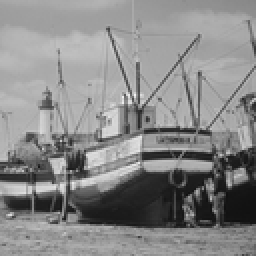
%> input picture Boat.bmp, 128 x 128 px, shrunk from 512 x 512 before the run (shown 2 times larger)
$ octave compare4.m   (GNU Octave 9; MATLAB toolbox functions it lacks are replaced by stand-ins)
%> lines starting %> are read from the running program, lines starting %| are printed output that depends on the picture; in (x1, y1, x2, y2) boxes, pixels count from 0 and x2, y2 are one past the last pixel; in counts of white or black regions, pixels touching at a corner belong together; the program's own positions count from 1
### catface1.m
function wmn=catface1(wm,a,b,r,c,n)
wmn=zeros(r,c);
for i=1:n
    for y=1:r
        for x=1:c
            xx=mod((x-1)+b*(y-1),r)+1;
            yy=mod(a*(x-1)+(a*b+1)*(y-1),r)+1;
            wmn(yy,xx)=wm(y,x);
        end
    end
    wm=wmn;
end
% figure;
% imshow(wmn,[])

### RIDWT.m
function [ C,Sg,flag] = RIDWT(image1)
%图像的重新分布不变小波正变换(Redistribute invariant wavelet transform)
%不变小波域，对于90度的倍数的旋转和行列翻转不变
% image1=rgb2gray(image);%将彩色图像转化为灰度图像
[m,n]=size(image1);
%%%%将图像划分成四等份，并计算每部分的平均值存入一个2*2的矩阵中
A11=zeros(m/2,n/2);
A12=zeros(m/2,n/2);
A21=zeros(m/2,n/2);
A22=zeros(m/2,n/2);
A11=image1(1:m/2,1:n/2);
A12=image1(1:m/2,n/2+1:n);
A21=image1(m/2+1:m,1:n/2);
A22=image1(m/2+1:m,n/2+1:n);
% [4 lines of commented-out code are left out]
mean=zeros(2,2);
mean(1,1)=mean2(A11);
mean(1,2)=mean2(A12);
mean(2,1)=mean2(A21);
mean(2,2)=mean2(A22);
%%%%在均值阵的基础上生成归一化阵NM，并得到对应的符号阵Sg
NM=zeros(2,2);
NM(1,1)=mean(1,1)+mean(1,2)+mean(2,1)+mean(2,2);
NM(1,2)=mean(1,1)-mean(1,2)+mean(2,1)-mean(2,2);
NM(2,1)=mean(1,1)-mean(2,1)+mean(1,2)-mean(2,2);
NM(2,2)=mean(1,1)-mean(1,2)+mean(2,2)-mean(2,1);
Sg=zeros(2,2);
for i=1:2
    for j=1:2
        if NM(i,j)>0
            Sg(i,j)=1;
        elseif NM(i,j)<0
            Sg(i,j)=-1;
        end
    end
end
%%%%将原图像的像素位置进行重新分配得到矩阵RI
RI=zeros(m,n);
for i=1:m
    for j=1:n
        if (i<=m/2)&&(j<=n/2)
                RI(2*i-1,2*j-1)=image1(i,j);
        elseif (i<=m/2)&&(j>n/2)
                RI(2*i-1,2*j-n)=image1(i,3*n/2-j+1);
        elseif (i>m/2)&&(j<=n/2)
            RI(2*i-m,2*j-1)=image1(3*m/2-i+1,j);
        else
            RI(2*i-m,2*j-n)=image1(3*m/2-i+1,3*n/2-j+1);
        end
    end
end
%%%%对RI做一级haar小波分解，并将得到的结果与符号阵相乘得到B，按照一定的规则对B进行操作，得到不变小波域C
[cA1,cH1,cV1,cD1]=dwt2(RI,'haar');
B=zeros(m,n);
B(1:m/2,1:n/2)=Sg(1,1)*cA1;
B(1:m/2,n/2+1:n)=Sg(1,2)*cH1;
B(m/2+1:m,1:n/2)=Sg(2,1)*cV1;
B(m/2+1:m,n/2+1:n)=Sg(2,2)*cD1;
% figure,imshow(uint8(B))
C=zeros(m,n);
flag=0;
if abs(NM(2,1))<abs(NM(1,2))
    C=B;
else
    C11=B(1:m/2,1:n/2)';
    C12=B(m/2+1:m,1:n/2)';
    C21=B(1:m/2,n/2+1:n)';
    C22=B(m/2+1:m,n/2+1:n)';
    C=[C11,C12;C21,C22];
    flag=1;
end
% imshow(uint8(C))

end

### frft2.m
function f2 = frft2(image,a1,a2)
%二维离散分数傅里叶变换的离散算法
[N,N]=size(image);
% image=double(image);
%%%%%%%%%%%%%%%%%%%%FRFT核矩阵的生成%%%%%%%%%%%%%%%%%%%%%%%%%

%%%%%%%%%%%%%%%%%%%%生成分数傅里叶变换的特征值构成的对角阵%%%%%%%%%%%%%%%%%%
b1=a1*pi/2;
b2=a2*pi/2;
da1=zeros(1,N);
da2=zeros(1,N);

if (mod(N,2)~=0)
    for i=1:N
        da1(i)=exp(-j*b1*(i-1));
        da2(i)=exp(-j*b2*(i-1));
    end
else
    for i=1:N-1
        da1(i)=exp(-j*b1*(i-1));
        da2(i)=exp(-j*b2*(i-1));
    end
    da1(N)=exp(-j*b1*N);
    da2(N)=exp(-j*b2*N);
end
Da1=diag(da1);
Da2=diag(da2);

%%%%%%%%%%%%%%生成特征向量阵，进而得到DFRFT的核矩阵%%%%%%%%%%%%%%%%%%%%%%%%%%%%%
w=2*pi/N;
v1=zeros(1,N);
for i=1:N
    v1(i)=2*cos((i-1)*w);
end
v2=ones(N-1,1);
v3=ones(N-1,1);
S=diag(v1)+diag(v2,-1)+diag(v3,1);%生成三对角阵
S(1,N)=1;
S(N,1)=1;
[V,~]=eig(S);
F1=V*Da1*V';
F2=V*Da2*V';
f2=F1*image*F2;
% f2=real(f2);
end

### compare4.m
clc;
%%复现
%%Double-encrypted watermarking algorithm based on cosine transform and fractional Fourier
%%transform in invariant wavelet domain

%%%%%%%%%%%%%%%%%%%%%%%%%%%%读入载体图像和水印图像%%%%%%%%%%%%%%%%%%%%%%%%%
% I=imread('C:\Users\Administrator\desktop\Man.jpg'); %读取载体图像
I=imread('Boat.bmp'); %读取载体图像（已选）
%> I is the input picture: size 128x128 uint8; min 15, max 243, mean 136.1
wm=imread('clock.jpg'); %读取水印图像
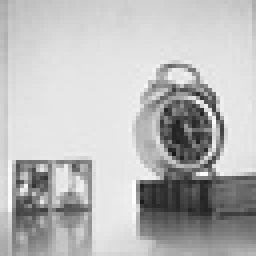
%> input picture clock.jpg, 64 x 64 px, shrunk from 256 x 256 before the run (shown 4 times larger)
%> wm is the input picture: size 64x64 uint8; min 24, max 255, mean 186


%%%%%%%%%%%%%%%%%%%%%%%%%%%%%水印图像预处理%%%%%%%%%%%%%%%%%%%%%%%%%%%%%%%%
%图像位置置乱：猫脸变换（Arnold变换）
%猫脸变换只能用于N*N的图像
[r,c]=size(wm);%获取水印图像的尺寸
%> r = 64; c = 64
wme=zeros(2*r,2*c);
for i=1:r
    for j=1:c
        wme(2*i-1,2*j-1)=wm(i,j);
        wme(2*i-1,2*j)=wm(i,j);
        wme(2*i,2*j-1)=wm(i,j);
        wme(2*i,2*j)=wm(i,j);
    end
end
wmn=catface1(wme,3,5,2*r,2*c,21);
%> after the loop in catface1, `for i=1:n`:
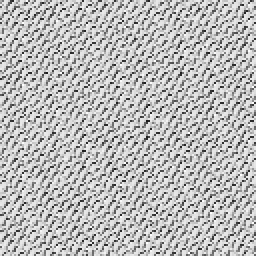
%> wmn: size 128x128 double (shown 2 times larger); min 24, max 255, mean 186; mean of the top-left, top-right, bottom-left and bottom-right quarters 186.1, 185.9, 185.9, 185.9
% wmn=catface1(wm,3,5,r,c,21);


%%%%%%%%%%%%%%%%%%%%%%%%%%水印嵌入%%%%%%%%%%%%%%%%%%%%%%%%%%%%%%%%%%%%%%%%
[p,q]=size(I);%获取载体图像的尺寸
%> p = 128; q = 128
k1= 0.15                                                                                                                                                                                                                                                                                                          ;
k2= 0.03;
%对载体图像做DCT变换，然后RIDWT
Ie=zeros(2*p,2*q);
for i=1:p
    for j=1:q
        Ie(2*i-1,2*j-1)=I(i,j);
        Ie(2*i-1,2*j)=I(i,j);
        Ie(2*i,2*j-1)=I(i,j);
        Ie(2*i,2*j)=I(i,j);
    end
end
% [C,Sg,flag]=RIDWT(I);
[C,Sg,flag]=RIDWT(Ie);
%> in RIDWT, `A22=image1(m/2+1:m,n/2+1:n);`:
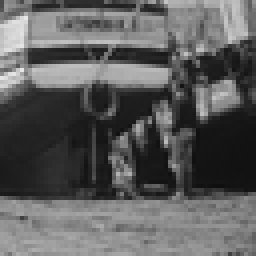
%> A22: size 128x128 double (shown 2 times larger); min 15, max 230, mean 92.5
%> after the loop in RIDWT, `for i=1:2`: Sg = [1 1; 1 -1]
%> after the loop in RIDWT, `for i=1:m`:
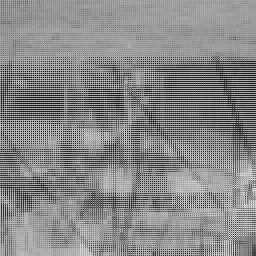
%> RI: size 256x256 double; min 15, max 243, mean 136.1; mean of the top-left, top-right, bottom-left and bottom-right quarters 134.2, 129.8, 138.4, 142.1
%> in RIDWT, `C=[C11,C12;C21,C22];`:
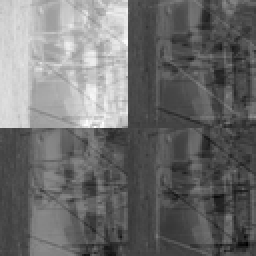
%> C: size 256x256 double; min -142, max 395.5, mean 89.9; mean of the top-left, top-right, bottom-left and bottom-right quarters 272.3, 23.6, 53.9, 9.8; drawn with min black and max white
%> Sg = [1 1; 1 -1]; flag = 1
pic=dct2(C);
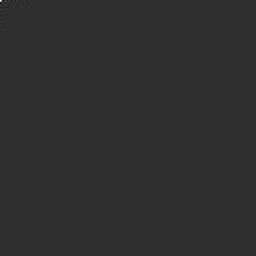
%> pic: size 256x256 double; min -5313.2, max 23006, mean 0.8; drawn with min black and max white
% [16 lines of commented-out code are left out]
LL=pic(1:p,1:q);
HL=pic(1:p,q+1:2*q);
LH=pic(p+1:2*p,1:q);
HH=pic(p+1:2*p,q+1:2*q);
[U,S,V]=svd(LL);%对低频系数矩阵LL进行奇异值分解
[UU,SS,VV]=svd(HH);%对高频系数矩阵HH进行奇异值分解

% [11 lines of commented-out code are left out]
cAwf1 = frft2(wmn,0.75,0.75);
%> in frft2, `S(1,N)=1;`:
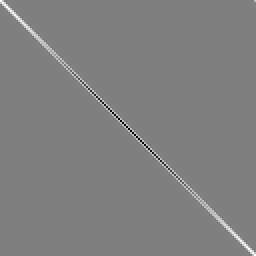
%> S: size 128x128 double (shown 2 times larger); min -2, max 2, mean 0.0156; drawn with min black and max white
%> in frft2, `S(N,1)=1;`: S: size 128x128 double; 0.01% of pixels changed, all inside (x1, y1, x2, y2) = (0, 127, 1, 128)
%> (the run ends here)
